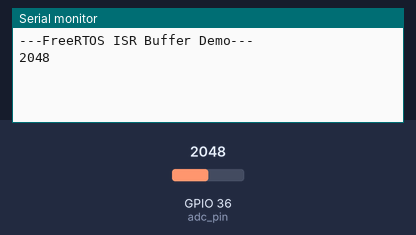
A sketch run on a simulated ESP32. Shown: the last lines printed to the serial monitor. The test bench sets the inputs (shaded band); at power-on: GPIO 36 (adc_pin) = 2048.

Above: at 2.2 s.
2.3 s: GPIO 36 (adc_pin) set to 2866
At 3.6 s:
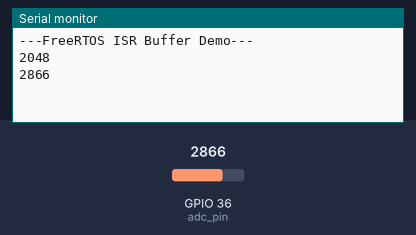
3.8 s: GPIO 36 (adc_pin) set to 3603
At 4.8 s:
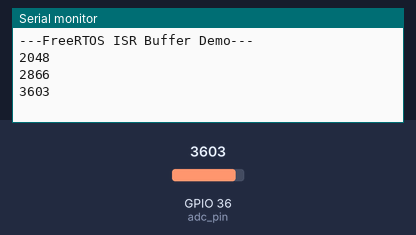
Timing chart, 0 to 6.8 s (numbered marks = the images above; inputs shaded):
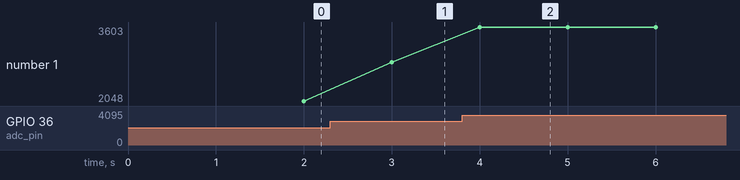

Measured:
- after the input at 2.3 s, the serial monitor: prints a new line after 0.70 s (image 1)
- after the input at 3.8 s, the serial monitor: prints a new line after 0.20 s (image 2)
- plotted number 1: 2048 → 2866 after the input at 2.3 s, 2866 → 3603 after the input at 3.8 s

The sketch:

FreeRTOS-test9_demo-isr-semaphore_ADC.ino
```cpp
// (licence header left out)
// You'll likely need this on vanilla FreeRTOS
//#include <semphr.h>

// Use only core 1 for demo purposes
#if CONFIG_FREERTOS_UNICORE
static const BaseType_t app_cpu = 0;
#else
static const BaseType_t app_cpu = 1;
#endif

// Settings
static const uint16_t timer_divider = 80; // Count at 1 MHz
static const uint64_t timer_max_count = 1000000;

// Pins
static const int adc_pin = A0;

// Globals
static hw_timer_t *timer = NULL;
static volatile uint16_t val;
static SemaphoreHandle_t bin_sem = NULL;

//*****************************************************************************
// Interrupt Service Routines (ISRs)

// This function executes when timer reaches max (and resets)
void IRAM_ATTR onTimer()
{

  BaseType_t task_woken = pdFALSE;

  // Perform action (read from ADC)
  val = analogRead(adc_pin);

  // Give semaphore to tell task that new value is ready
  xSemaphoreGiveFromISR(bin_sem, &task_woken);

  // Exit from ISR (Vanilla FreeRTOS)
  //portYIELD_FROM_ISR(task_woken);

  // Exit from ISR (ESP-IDF)
  if (task_woken)
  {
    portYIELD_FROM_ISR();
  }
}

//*****************************************************************************
// Tasks

// Wait for semaphore and print out ADC value when received
void printValues(void *parameters)
{

  // Loop forever, wait for semaphore, and print value
  while (1)
  {
    xSemaphoreTake(bin_sem, portMAX_DELAY);
    Serial.println(val);
  }
}

//*****************************************************************************
// Main (runs as its own task with priority 1 on core 1)

void setup()
{

  // Configure Serial
  Serial.begin(115200);

  // Wait a moment to start (so we don't miss Serial output)
  vTaskDelay(1000 / portTICK_PERIOD_MS);
  Serial.println();
  Serial.println("---FreeRTOS ISR Buffer Demo---");

  // Create semaphore before it is used (in task or ISR)
  bin_sem = xSemaphoreCreateBinary();

  // Force reboot if we can't create the semaphore
  if (bin_sem == NULL)
  {
    Serial.println("Could not create semaphore");
    ESP.restart();
  }

  // Start task to print out results (higher priority!)
  xTaskCreatePinnedToCore(printValues,
                          "Print values",
                          1024,
                          NULL,
                          2,
                          NULL,
                          app_cpu);

  // Create and start timer (num, divider, countUp)
  timer = timerBegin(0, timer_divider, true);

  // Provide ISR to timer (timer, function, edge)
  timerAttachInterrupt(timer, &onTimer, true);

  // At what count should ISR trigger (timer, count, autoreload)
  timerAlarmWrite(timer, timer_max_count, true);

  // Allow ISR to trigger
  timerAlarmEnable(timer);
}

void loop()
{
  // Do nothing, forever
}
```
